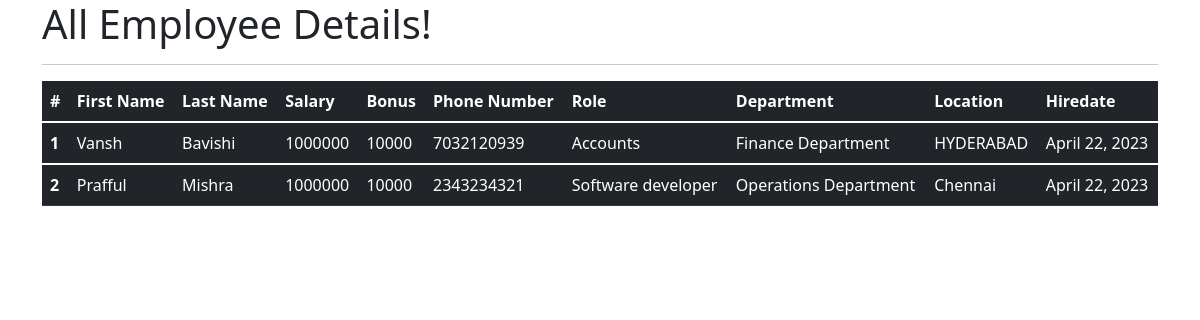
The app's page /all_emp with its own data.
### emp_app/models.py (models this page shows, shortened)
class Employee(models.Model):
    first_name = models.CharField(max_length=100, null=False)
    last_name = models.CharField(max_length=100)
    dept = models.ForeignKey(Department, on_delete=models.CASCADE)
    salary = models.IntegerField(default=0)
    bonus = models.IntegerField(default=0)
    role = models.ForeignKey(Role, on_delete=models.CASCADE)
    phone = models.IntegerField(default=0)
    hire_date = models.DateField()
    def __str__(self):
        return "%s %s %s" %(self.first_name, self.last_name, self.phone)

class Role(models.Model):
    name = models.CharField(max_length=100, null=False)

class Department(models.Model):
    name = models.CharField(max_length=100,null=False)
    location = models.CharField(max_length=100)

### emp_app/views.py (the view)
# urls.py: path('all_emp', views.all_emp, name='all_emp'),
def all_emp(request):
    emps = Employee.objects.all()
    context = {
        'emps': emps
    }
    print(context)
    return render(request, 'view_all_emp.html', context)

### emp_app/templates/view_all_emp.html (shortened to what this page needs)
<!DOCTYPE html>
<html>
    <head>
        <link rel="stylesheet" href="">
        <link href="https://cdn.jsdelivr.net/npm/bootstrap@5.1.3/dist/css/bootstrap.min.css" rel="stylesheet">
    </head>
    <body>
        <div class="container">
            <h1>All Employee Details!</h1>
        <hr>
       <table class="table table-dark">
    <thead>
      <tr>
        <th scope="col">#</th>
        <th scope="col">First Name</th>
        <th scope="col">Last Name</th>
        <th scope="col">Salary</th>
        <th scope="col">Bonus</th>
        <th scope="col">Phone Number</th>
        <th scope="col">Role</th>
        <th scope="col">Department</th>
        <th scope="col">Location</th>
        <th scope="col">Hiredate</th>
      </tr>
    </thead>
           {% for emp in emps %}
    <tbody>
      <tr>
        <th scope="row">{{emp.id}}</th>
        <td>{{emp.first_name}}</td>
        <td>{{emp.last_name}}</td>
        <td>{{emp.salary}}</td>
        <td>{{emp.bonus}}</td>
        <td>{{emp.phone}}</td>
        <td>{{emp.role.name}}</td>
        <td>{{emp.dept.name}}</td>
        <td>{{emp.dept.location}}</td>
        <td>{{emp.hire_date}}</td>
      </tr>
    </tbody>
           {% endfor %}
  </table>
    </div>

### records on screen
Employee: id "1", first_name "Vansh", last_name "Bavishi", salary "1000000", bonus "10000", phone "7032120939", role.name "Accounts", dept.name "Finance Department", dept.location "HYDERABAD", hire_date "April 22, 2023"
Employee: id "2", first_name "Prafful", last_name "Mishra", salary "1000000", bonus "10000", phone "2343234321", role.name "Software developer", dept.name "Operations Department", dept.location "Chennai", hire_date "April 22, 2023"
